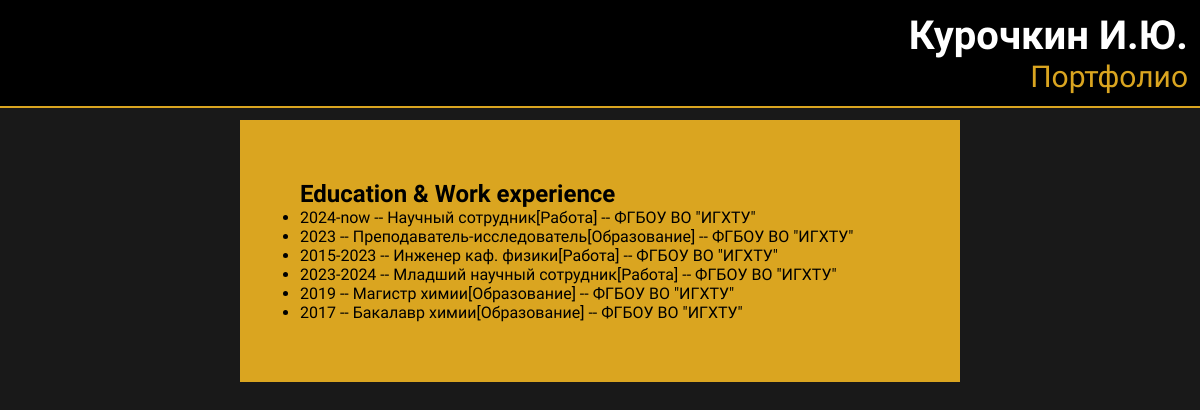
/edu, run on an earlier commit of the app's database.
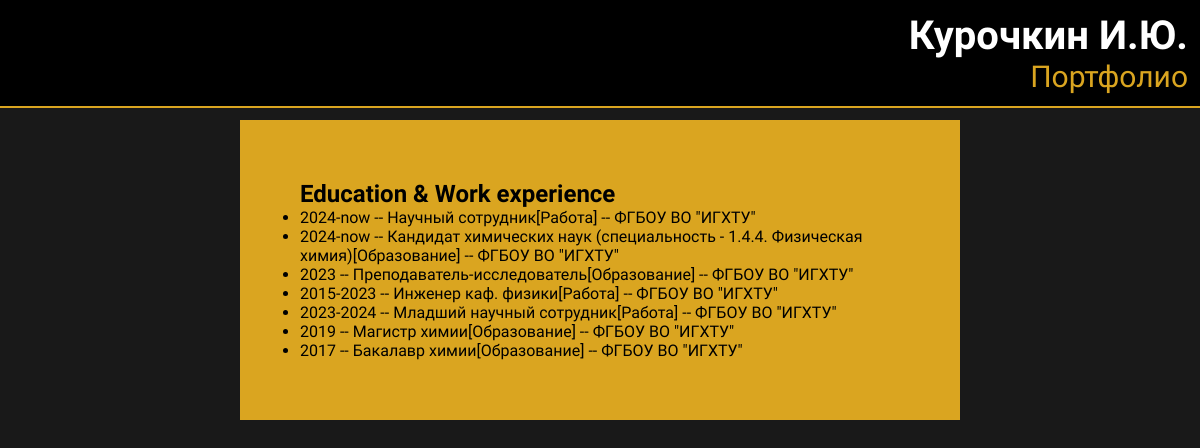
And on a later commit of the database.
### title/models.py (models this page shows, shortened)
class EducationWork(models.Model):
    date = models.CharField(max_length=20, verbose_name='Date')
    position = models.CharField(max_length=255, verbose_name='status')
    organisation = models.CharField(max_length=255, verbose_name='organisation_name')
    last_actual_year = models.IntegerField(max_length=4, verbose_name='last_actual_year', blank=True, null=True)
    type = models.CharField(max_length=40, verbose_name='type', blank=True, null=True)
    class Meta:
        verbose_name = 'EducationWork'
        verbose_name_plural = 'EducationWork'
        ordering = ['-last_actual_year']

### title/views.py (the view)
# urls.py: path('edu', views.EducationWorkView.as_view(), name='edu'),
class EducationWorkView(ListView):
    model = EducationWork
    template_name = 'title/education_work.html'

### title/templates/title/education_work.html
{% extends 'base.html' %}
{% load static %}
{% block Edu %}
    <div class="publications_style">
    <h2>Education & Work experience</h2>
    <ul>
        {% for s in object_list %}
            <li>{{ s.date }} -- {{ s.position }}[{{ s.type }}] -- {{ s.organisation }} </li>
        {% endfor %}
    </ul>
    </div>
{% endblock %}

What changed in the data, as far as the page shows it:
added EducationWork: date "2024-now", position "Кандидат химических наук (специальность - 1.4.4. Физическая химия)", type "Образование", organisation "ФГБОУ ВО \"ИГХТУ\""
